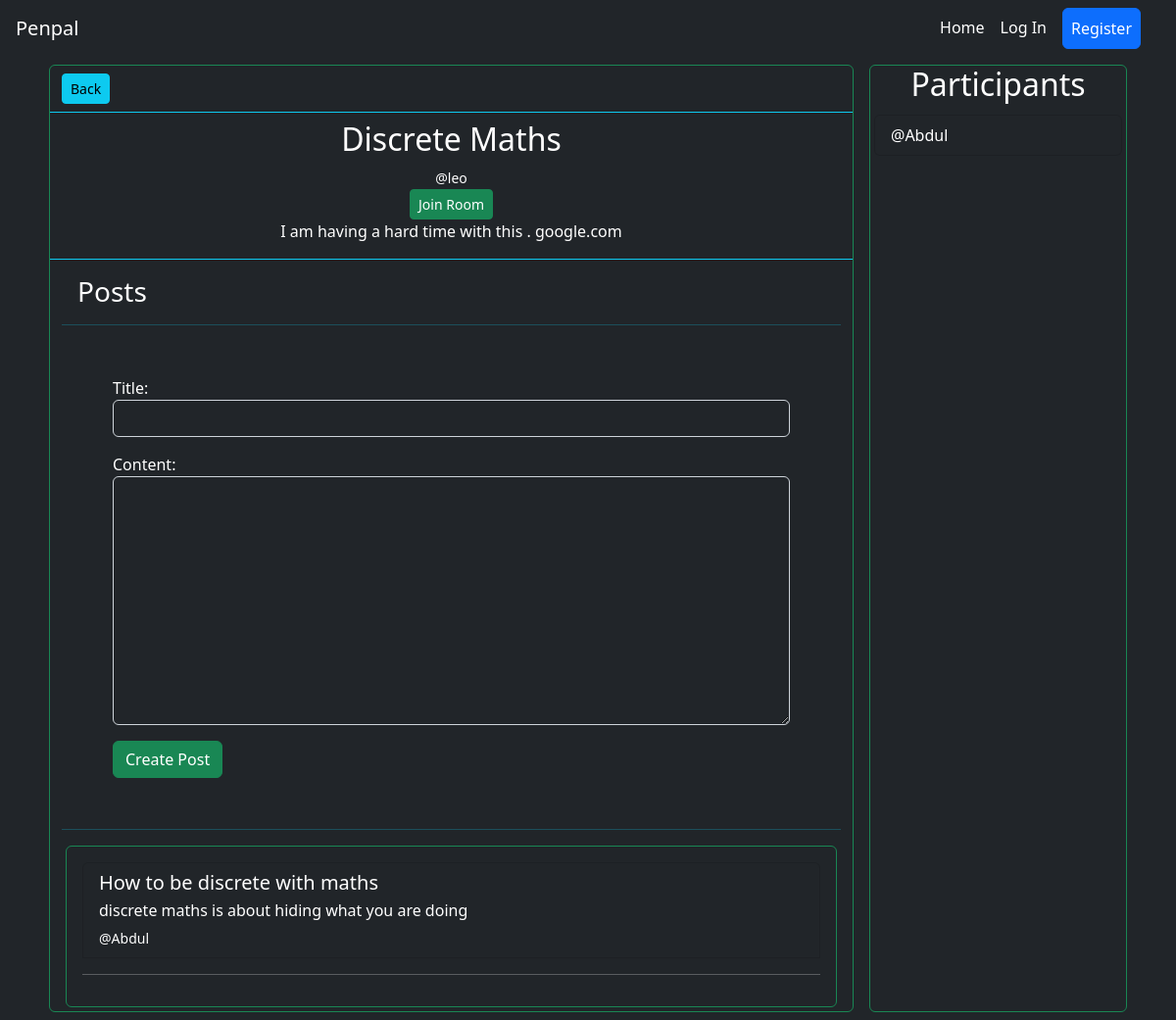
/room/1, run on the app's committed database.
### base/models.py (models this page shows, shortened)
class Room(models.Model):
    name = models.CharField(max_length=120)
    description = models.TextField()
    is_private = models.BooleanField(default=False)
    created_at = models.DateTimeField(auto_now_add=True)
    updated_at = models.DateTimeField(auto_now=True)
    creator = models.ForeignKey(Account,null=True,on_delete=models.SET_NULL,related_name='created_rooms')
    admins = models.ManyToManyField(Account,related_name='administrated_rooms')
    participants = models.ManyToManyField(Account,related_name='joined_rooms')
    class Meta:
        ordering = ['-created_at']

class Post(models.Model):
    title = models.CharField(max_length=120)
    content = models.TextField()
    creator = models.ForeignKey(Account,on_delete=models.CASCADE,related_name="user_posts")
    room = models.ForeignKey(Room,on_delete=models.CASCADE,related_name='room_posts')
    likes = models.ManyToManyField(Account,related_name='liked_posts')
    dislikes = models.ManyToManyField(Account,related_name='disliked_posts')
    bookmarks = models.ManyToManyField(Account,related_name='bookmarked_posts')
    pinned = models.BooleanField(default=False)
    created_at = models.DateTimeField(auto_now_add=True)
    updated_at = models.DateTimeField(auto_now=True)
    class Meta:
        ordering = ['pinned','-created_at']

### accounts/models.py (models this page shows, shortened)
class Account(AbstractBaseUser,PermissionsMixin):
    id = models.UUIDField(primary_key = True,default=uuid.uuid4,editable=False)
    Genders=[
        ("Male","Male"),
        ("Female","Female")
    ]
    email = models.EmailField(verbose_name="email", max_length=60, unique=True)
    username = models.CharField(max_length=30, unique=False)
    gender = models.CharField(max_length=7,choices=Genders,default = "Male")
    phone_num = PhoneNumberField(blank=True)
    current_residence = CountryField(null =True , blank = True)
    nationality = CountryField(null =True , blank = True)
    date_joined = models.DateTimeField(verbose_name="date joined", auto_now_add=True)
    last_login = models.DateTimeField(verbose_name="last login", auto_now=True)
    is_active = models.BooleanField(default=True)
    is_admin = models.BooleanField(default=False)
    is_staff = models.BooleanField(default=False)
    is_superuser = models.BooleanField(default=False)
    profile_image = models.URLField(default="https://www.freeiconspng.com/thumbs/account-icon/account-icon-33.png")
    USERNAME_FIELD = "email"
    REQUIRED_FIELDS = [
        'username',
    ]
    objects = MyAccountManager()
    class Meta:
        unique_together = ('username','email')
    def __str__(self):
        return f"@{self.username}"

### base/views.py (the view)
# urls.py: path('room/<int:roomid>',view_room,name='view_room'),
def view_room(request, roomid):
    context = {}
    room = Room.objects.get(id=roomid)
    context['room'] = room
    context['post_form'] = PostCreationForm()
    context['posts'] = room.room_posts.all()
    context['joined'] = (request.user in room.participants.all())
    return render(request,"base/view_room.html",context)

### base/forms.py
class PostCreationForm(forms.ModelForm):
    class Meta:
        model = Post
        fields = ('title', 'content')
        widgets = {
            'title': forms.TextInput(attrs={'class':'form-control bg-dark text-white'}),
            'content': forms.Textarea(attrs={'class':'form-control bg-dark text-white'}),
        }

### base/templates/base/view_room.html (shortened to what this page needs)
{% extends "layout.html" %}
{% block body %}
<div class="container" style="display: grid; grid-template-columns: 3fr 1fr;">
    <div class="border rounded border-success m-2">
        <div class="container mt-2 mb-2 border-bottom border-info pb-2">
            <a href="javascript:history.back()" class="btn btn-info btn-sm">Back</a>
        </div>
        <div class="border-bottom border-info">
            <div class="text-center">
                <h2>{{room.name}}</h2>
                <small>{{room.creator}}</small>
                <div>
                {% if not joined %}
                    <a href="{% url 'join_room' room.id %}" class="btn btn-success btn-sm">Join Room</a>
                {% endif %}
                </div>
            </div>
            <p class="text-center">{{room.description}}</p>
        </div>
        <div class="text-white container">
            <h3 class="text-left m-3">Posts</h3>
            <hr class="text-info">
            {% include "base/create_post.html" %}
            <hr class="text-info">
        </div>
        <div class="container">
            <div class="border rounded border-success list-group p-3 m-1">
                {% include "base/posts.html" %}
            </div>
        </div>
    </div>
    <div class="border rounded border-success m-2">
        <h2 class="text-center">Participants</h2>
        <ul class="list-group">
            {% for participant in room.participants.all %}
            <li class="list-group-item bg-dark m-1 text-white">{{participant}}</li>
            {% endfor %}
        </ul>
    </div>
</div>
{% endblock %}

### base/templates/base/posts.html (shortened to what this page needs)
{% for post in posts %}
<a href="{% url 'view_post' post.id %}"
    class="list-group-item list-group-item-action flex-column align-items-start bg-dark text-white">
    <div class="d-flex w-100 justify-content-between">
        <h5 class="mb-1">{{ post.title }}</h5>
    </div>
    <p class="mb-1">{{post.content | truncatechars:100}}</p>
    <small>{{post.creator}}</small>
</a>
<hr>
{% empty %}
<h3>No posts here</h3>
{% endfor %}

### data on the page
Room: name "Discrete Maths", creator "@leo", description "I am having a hard time with this . google.com"
Post: title "How to be discrete with maths", content "discrete maths is about hiding what you are doing", creator "@Abdul"
Account: username "@Abdul"
